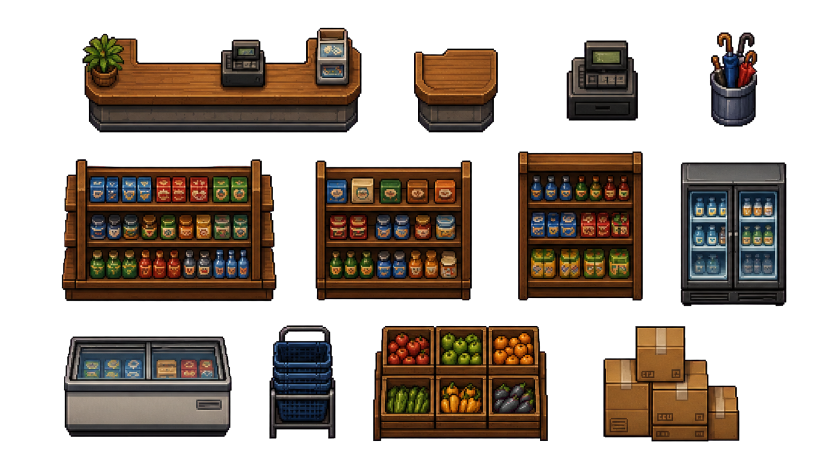
#> input picture assets/art_sources/imagegen/scene_kits/convenience_store/selected/convenience_store_furniture_candidate_v01.png, 1672 x 941 px (shown at 1/2 size)
$ python -i extract_individual_pieces.py   (imports and definitions only)
#> lines starting #> are read from the running program, lines starting #| are printed output that depends on the picture; after the words box and inside, x2 and y2 are one past the last pixel; in counts of white or black regions, pixels touching at a corner belong together
#> further down, picture is the input picture: PIL image 1672x941 RGBA; mean R, G, B, A 36, 25.9, 17.6, 111.9
#!/usr/bin/env python3
"""Split transparent imagegen sheets into numbered standalone PNG pieces.

This is an art-source utility, not a runtime dependency. Run it in the local
``lab`` Conda environment, which provides Pillow, NumPy, and SciPy.
"""

from __future__ import annotations

import argparse
import csv
import hashlib
import json
import math
from dataclasses import asdict, dataclass
from pathlib import Path

import numpy as np
from PIL import Image, ImageDraw, ImageFont
from scipy import ndimage


ALPHA_THRESHOLD = 32
MIN_AREA = 80
GROUPING_RADIUS = 0
PADDING = 4


@dataclass(frozen=True)
class PieceRecord:
    location: str
    kind: str
    index: int
    source: str
    output: str
    left: int
    top: int
    right: int
    bottom: int
    width: int
    height: int
    alpha_pixels: int
    sha256: str


# [6 lines left out: function sha256, not called in this run]


def find_components(
    image: Image.Image,
) -> tuple[np.ndarray, list[tuple[int, int, int, int, int, int]]]:
    rgba = np.asarray(image.convert("RGBA"))
    alpha_mask = rgba[:, :, 3] >= ALPHA_THRESHOLD
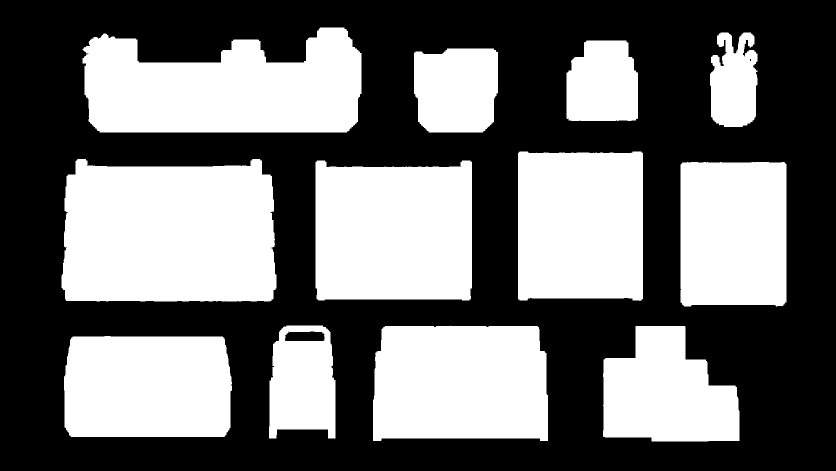
#> alpha_mask: shape (941, 1672) bool (shown at 1/2 size); 44.2% white; 12 white regions, largest, box (x1, y1, x2, y2) and area: (123, 318, 553, 603) 112897, (165, 55, 723, 265) 90760, (631, 321, 944, 601) 83543

    # Keep disconnected furniture and props independent. The chroma-key helper
    # already produces continuous alpha edges, so no dilation is needed here.
    grouped_mask = alpha_mask
    if GROUPING_RADIUS:
        grouped_mask = ndimage.binary_dilation(
            alpha_mask,
            structure=np.ones((3, 3), dtype=bool),
            iterations=GROUPING_RADIUS,
        )
    labels, count = ndimage.label(
        grouped_mask,
        structure=np.ones((3, 3), dtype=np.uint8),
    )
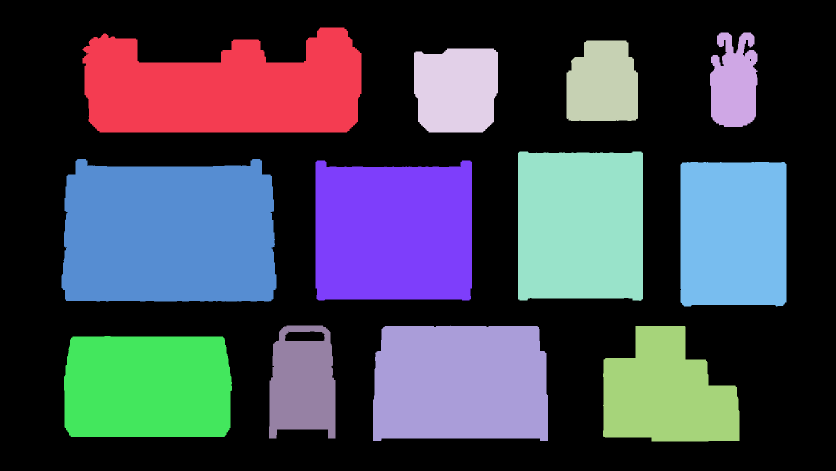
#> labels: shape (941, 1672) int32 (shown at 1/2 size); 13 distinct labels, from 0 to 12; one colour per label, 0 black
#> count = 12

    components: list[tuple[int, int, int, int, int, int]] = []
    for label_index in range(1, count + 1):
        ys, xs = np.where((labels == label_index) & alpha_mask)
        if xs.size < MIN_AREA:
            continue
        left = int(xs.min())
        top = int(ys.min())
        right = int(xs.max()) + 1
        bottom = int(ys.max()) + 1
        components.append((label_index, left, top, right, bottom, int(xs.size)))
#> this loop made 12 passes
#> (left, top, right, bottom) on passes 1 to 12: (165, 55, 723, 265), (1420, 65, 1515, 254), (1133, 81, 1276, 242), (828, 97, 996, 265), (1036, 303, 1286, 602), (123, 318, 553, 603), (631, 321, 944, 601), (1361, 324, 1573, 613), (538, 651, 671, 877), (746, 651, 1096, 882), (1206, 652, 1479, 883), (128, 672, 464, 874)
#> after the loop, components = 12 items, first 6: (1, 165, 55, 723, 265, 90760), (2, 1420, 65, 1515, 254, 14557), (3, 1133, 81, 1276, 242, 20593), (4, 828, 97, 996, 265, 25934), (5, 1036, 303, 1286, 602, 73072), (6, 123, 318, 553, 603, 112897)

    # Stable reading order: row first, then column. A 24-pixel row bucket keeps
    # objects with slightly different top edges in the same visual row.
    components.sort(key=lambda box: (box[2] // 24, box[1], box[2]))
    return labels, components


# [187 lines left out: functions crop_piece, checkerboard, load_font, write_contact_sheet, parse_sheet_name, extract_sheet and 1 more, not called in this run]


# [2 lines not run here, left out]

>>> from PIL import Image
>>> picture = Image.open('convenience_store/selected/convenience_store_furniture_candidate_v01.png')
>>> result = find_components(picture)
